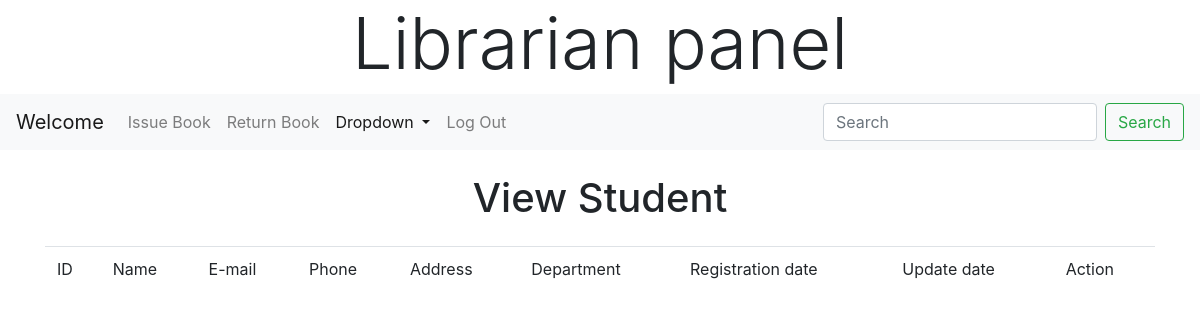
The page /admin/viewstudent.php on the database as committed earlier.
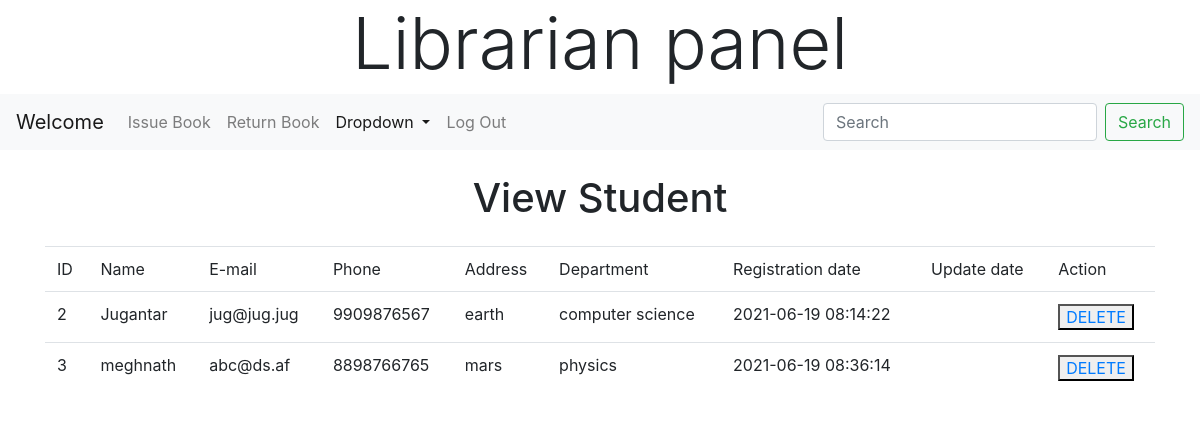
The same page on the database as committed later.
### tables this page shows
CREATE TABLE `student` (
  `s_id` int(255) NOT NULL,
  `s_name` varchar(2552) NOT NULL,
  `s_pasword` varchar(255) NOT NULL,
  `s_email` varchar(255) NOT NULL,
  `s_phone` bigint(255) NOT NULL,
  `s_address` varchar(255) NOT NULL,
  `department` varchar(255) NOT NULL,
  `reg_date` timestamp NOT NULL DEFAULT CURRENT_TIMESTAMP,
  `update_date` timestamp NULL DEFAULT NULL ON UPDATE CURRENT_TIMESTAMP
);

### admin/viewstudent.php (the view, shortened to what this page needs)
<?php
include '../connect.php';
?>
<html>
<head>
    <link rel="stylesheet" href="https://cdn.jsdelivr.net/npm/bootstrap@4.6.0/dist/css/bootstrap.min.css">
    <link rel="stylesheet" href="https://stackpath.bootstrapcdn.com/bootstrap/4.4.1/css/bootstrap.min.css">
    <link rel="stylesheet" href="//cdn.datatables.net/1.10.20/css/jquery.dataTables.min.css">
</head>
<body>
    <div class="container">
        <h1 class="text-center display-3">Librarian panel</h1>
    </div>
    <nav class="navbar navbar-expand-lg navbar-light bg-light">
        <a class="navbar-brand" href="#"><?php echo ("Welcome $name"); ?></a>
        <div class="collapse navbar-collapse" id="navbarSupportedContent">
            <ul class="navbar-nav mr-auto">
                <li class="nav-item">
                    <a class="nav-link" href="#">Issue Book <span class="sr-only">(current)</span></a>
                </li>
                <li class="nav-item">
                    <a class="nav-link" href="#">Return Book</a>
                </li>
                <li class="nav-item dropdown active">
                    <a class="nav-link dropdown-toggle" href="#" id="navbarDropdown" role="button" data-toggle="dropdown" aria-haspopup="true" aria-expanded="false">
                        Dropdown
                    </a>
                </li>
                <li class="nav-item">
                    <a class="nav-link" href="logout.php">Log Out</a>
                </li>
            </ul>
            <form class="form-inline my-2 my-lg-0">
                <input class="form-control mr-sm-2" type="search" placeholder="Search" aria-label="Search">
                <button class="btn btn-outline-success my-2 my-sm-0" type="submit">Search</button>
            </form>
        </div>
    </nav>
    <div class="container my-4">
        <h1 style="text-align: center;">View Student</h1>
    </div>
    <div class="container my-4">
        <table class="table" id="myTable">
            <thead>
                <tr>
                    <td>ID</td>
                    <td>Name</td>
                    <td>E-mail</td>
                    <td>Phone</td>
                    <td>Address</td>
                    <td>Department</td>
                    <td>Registration date</td>
                    <td>Update date</td>
                    <td>Action</td>
                    </tr>
            </thead>
            <tbody>
                <?php
                $result = mysqli_query($con, "select * from student");
                while ($row = mysqli_fetch_array($result)) {
                    echo '
                <tr>
                    <td>' . $row["s_id"] . '</td>
                    <td>' . $row["s_name"] . '</td>
                    <td>' . $row["s_email"] . '</td>
                    <td>' . $row["s_phone"] . '</td>
                    <td>' . $row["s_address"] . '</td>
                    <td>' . $row["department"] . '</td>
                    <td>' . $row["reg_date"] . '</td>
                    <td>' . $row["update_date"] . '</td>
                    <td><button><a href="deletestudent.php?s_id=' . $row["s_id"] . '">DELETE</a></button></td>
                </tr>
            ';
                }
                ?>
            </tbody>
        </table>
    </div>
</body>
</html>

Rows that differ between the two databases and show on the page:
added student: s_id "2", s_name "Jugantar", s_email "jug@jug.jug", s_phone "9909876567", s_address "earth", department "computer science", reg_date "2021-06-19 08:14:22"
added student: s_id "3", s_name "meghnath", s_email "abc@ds.af", s_phone "8898766765", s_address "mars", department "physics", reg_date "2021-06-19 08:36:14"
